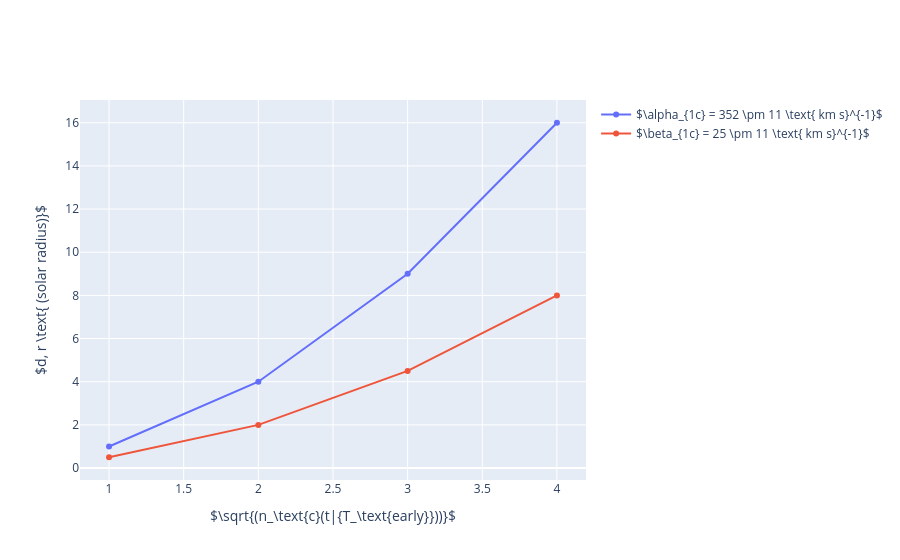

Source (notebook cell):
### Code cell
import plotly.graph_objs as go

fig = go.Figure()
fig.add_trace(go.Scatter(
    x=[1, 2, 3, 4],
    y=[1, 4, 9, 16],
    name=r'$\alpha_{1c} = 352 \pm 11 \text{ km s}^{-1}$'
))
fig.add_trace(go.Scatter(
    x=[1, 2, 3, 4],
    y=[0.5, 2, 4.5, 8],
    name=r'$\beta_{1c} = 25 \pm 11 \text{ km s}^{-1}$'
))
fig.update_layout(
    xaxis_title=r'$\sqrt{(n_\text{c}(t|{T_\text{early}}))}$',
    yaxis_title=r'$d, r \text{ (solar radius)}$'
)
fig.show()

### Figure 1 — Plotly figure (JSON) as saved in the notebook; plotly's stock layout.template omitted (floating-point values rounded to 4 significant figures)
{"data": [{"name": "$\\alpha_{1c} = 352 \\pm 11 \\text{ km s}^{-1}$", "type": "scatter", "x": [1, 2, 3, 4], "y": [1, 4, 9, 16]}, {"name": "$\\beta_{1c} = 25 \\pm 11 \\text{ km s}^{-1}$", "type": "scatter", "x": [1, 2, 3, 4], "y": [0.5, 2, 4.5, 8]}], "layout": {"xaxis": {"title": {"text": "$\\sqrt{(n_\\text{c}(t|{T_\\text{early}}))}$"}}, "yaxis": {"title": {"text": "$d, r \\text{ (solar radius)}$"}}}}
